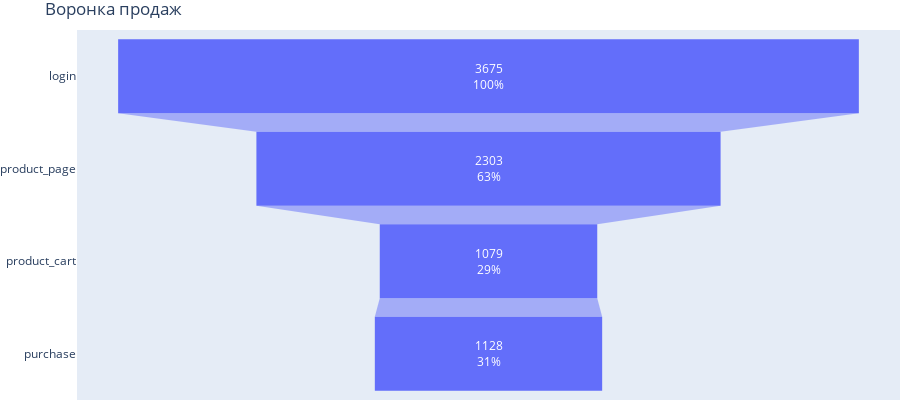

The notebook cell this image was saved under:
### Code cell
# Воронка отрисовка

fig = go.Figure(go.Funnel(
    y = pivot['event_name'],
    x = pivot['nunique'], textinfo = 'value+percent initial'))

fig.update_layout(
                  title="Воронка продаж",
                  margin=dict(l=0, r=0, t=30, b=0),
                  height=400,
                  width=900)
fig.show()

### Figure 1 — Plotly figure (JSON) as saved in the notebook; plotly's stock layout.template omitted (floating-point values rounded to 4 significant figures)
{"data": [{"textinfo": "value+percent initial", "type": "funnel", "x": [3675, 2303, 1079, 1128], "y": ["login", "product_page", "product_cart", "purchase"]}], "layout": {"height": 400, "margin": {"b": 0, "l": 0, "r": 0, "t": 30}, "title": {"text": "Воронка продаж"}, "width": 900}}
